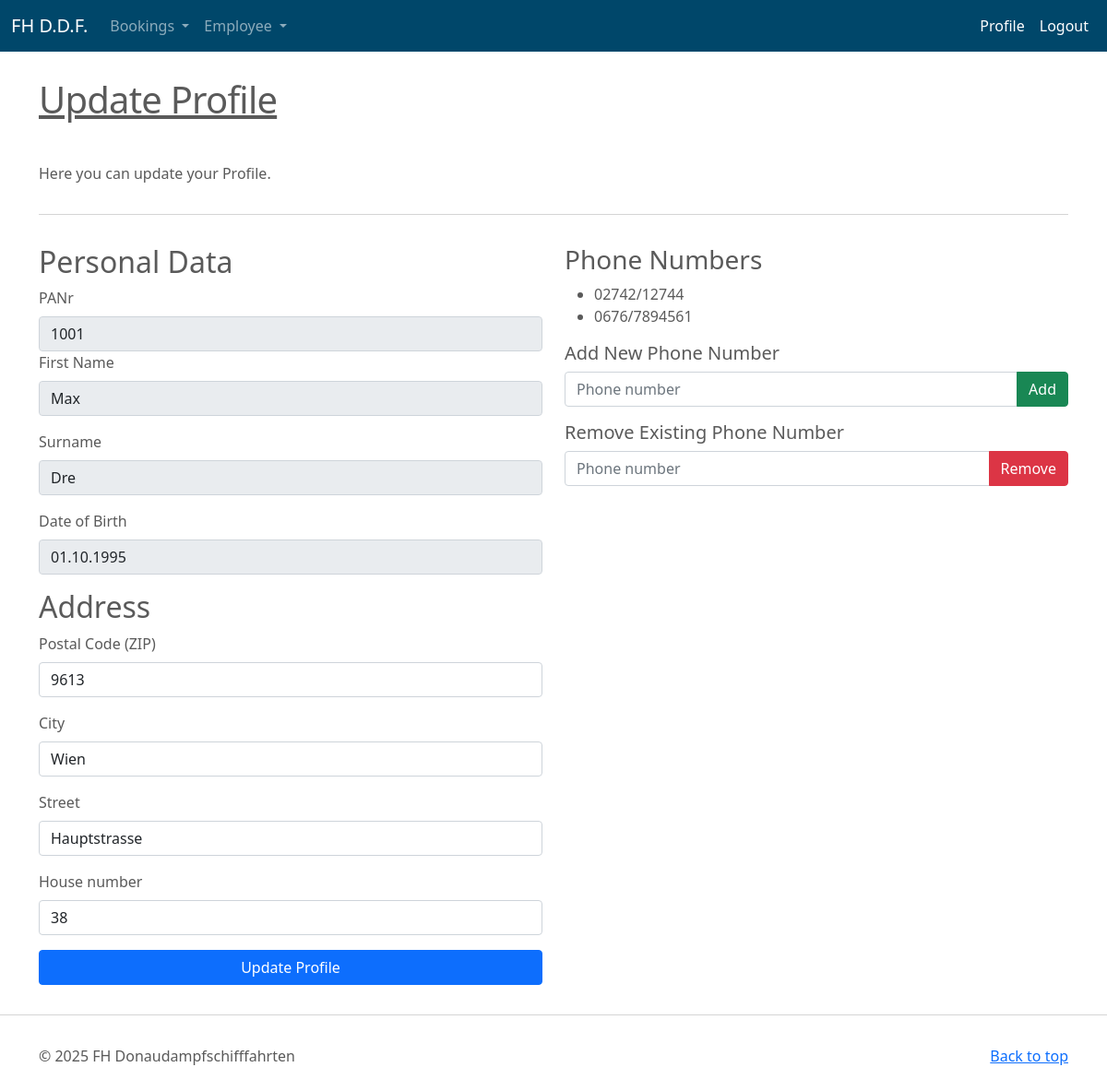
Before: /profile_update (signed in) with the older database file.
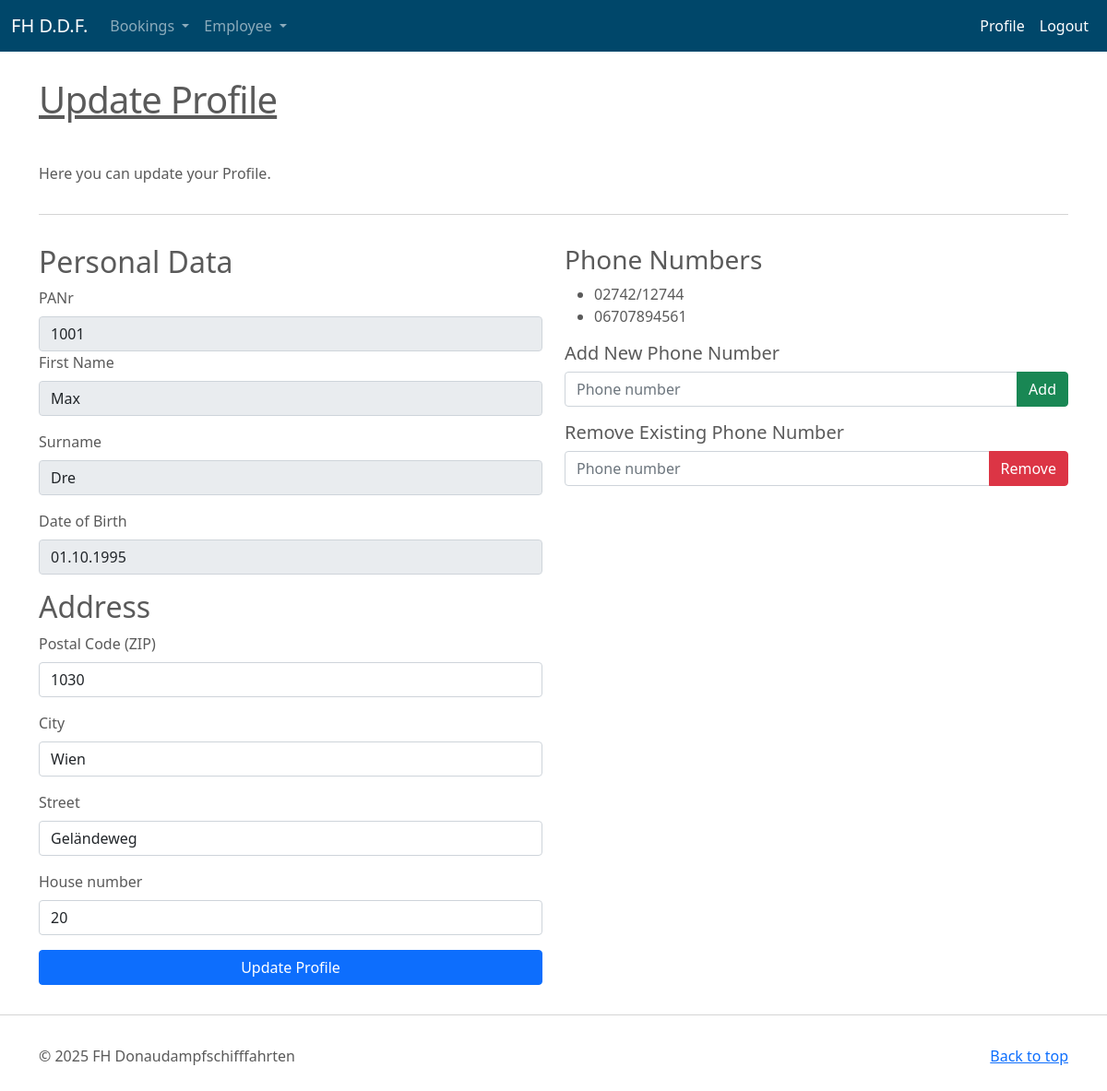
After: the same page with the newer database file.
### tables this page shows
CREATE TABLE "Person" (
    /* hab das auf PANr geaendert da es sonst mit den spaeteren FKs zach wird mit dem zusammengesetzten SVNR + GebDatum*/
    "PANr" NUMBER(4),
    /* es gibt keinen eigenen date type kann als int, text, oder real angegeben werden */ 
    "GebDatum" INTEGER,
    "Vorname" TEXT(50),
    "Nachname" TEXT(50),
    "PLZ" NUMBER(4),
    "Ort" TEXT(50),
    "Strasse" TEXT(50),
    "Hausnummer" NUMBER(4),
    CONSTRAINT pk_Person PRIMARY KEY (PANr)
);

CREATE TABLE "Telefonnummer" (
    "TelNummer" TEXT(20),
    "PANr" NUMBER(4),
    CONSTRAINT pk_Telefonnummer PRIMARY KEY (PANr, TelNummer),
    CONSTRAINT fk_Telefonnummer_Person FOREIGN KEY (PANr) REFERENCES Person (PANr)
        ON DELETE CASCADE
);

### flask_auu/profile.py (the view, shortened to what this page needs)
@bp.route('/profile_update', methods = ("GET", "POST"))
@login_required
def profile_update():
    db = get_db()
    user_data = db.execute(
    "SELECT VORNAME, NACHNAME, strftime('%d.%m.%Y', GebDatum) as GebDatum, PLZ, ORT, STRASSE, Hausnummer FROM PERSON WHERE PANR = ?",
    (g.user['username'],)
    ).fetchone()
    tel_data = db.execute(
    "SELECT Telnummer From Telefonnummer WHERE PANR = ?",
    (g.user['username'],)
    ).fetchall()
    return render_template('profile/profile_update.html', user_data=user_data, tel_data=tel_data)

### flask_auu/auth.py (called while the page is built)
@bp.before_app_request
def load_logged_in_user():
    user_id = session.get('user_id')
    if session.get('history') is None:
        session['history'] = "Usage history since last login:\n"
    if user_id is None:
        g.user = None
    else:
        g.user = get_db().execute(
            'SELECT * FROM user WHERE id = ?', (user_id,)
        ).fetchone()

def login_required(view):
    @functools.wraps(view)
    def wrapped_view(**kwargs):
        if g.user is None:
            return redirect(url_for('auth.login'))
        return view(**kwargs)
    return wrapped_view

### flask_auu/db.py (called while the page is built)
def get_db():
        print('get_db(): before db is accessed...', flush=True)
        if 'db' not in g:
            g.db = sqlite3.connect(
                current_app.config['DATABASE'],
                detect_types=sqlite3.PARSE_DECLTYPES
            )
            g.db.row_factory = sqlite3.Row
        return g.db

### flask_auu/templates/profile/profile_update.html
{% extends 'base.html' %}
{% block content %}
<div class="container marketing">
    <div class="signpost"><h1>Update Profile</h1></div>
    <p>Here you can update your Profile.</p>
    <hr class="featurette-divider">
    <div class="row">
        <div class="col-md-6">
            <form method="post" name="update_profile" class="needs-validation" novalidate>
                <h2>Personal Data</h2>
                <div class="form-group">
                    <label for="username" class="form-label">PANr</label>
                    <input type="text" class="form-control" id="username" name="username" value="{{ g.user['username'] }}" readonly>
                </div>
                <div class="mb-3">
                    <label for="name" class="form-label">First Name</label>
                    <input type="text" class="form-control" id="name" name="name" value="{{ user_data['VORNAME'] }}" readonly>
                </div>
                <div class="mb-3">
                    <label for="surname" class="form-label">Surname</label>
                    <input type="text" class="form-control" id="surname" name="surname" value="{{ user_data['NACHNAME']}}" readonly>
                </div>
                <div class="mb-3">
                    <label for="dob" class="form-label">Date of Birth</label>
                    <input type="text" class="form-control" id="dob" name="date_of_birth" value="{{ user_data['GebDatum'] }}" readonly>
                </div>
                <h2>Address</h2>
                <div class="mb-3">
                    <label for="plz" class="form-label">Postal Code (ZIP)</label>
                    <input type="text" class="form-control" id="plz" name="plz" value="{{ user_data['PLZ'] }}" required>
                </div>
                <div class="mb-3">
                    <label for="ort" class="form-label">City</label>
                    <input type="text" class="form-control" id="ort" name="ort" value="{{ user_data['ORT'] }}" required>
                </div>
                <div class="mb-3">
                    <label for="street" class="form-label">Street</label>
                    <input type="text" class="form-control" id="street" name="street" value="{{ user_data['STRASSE'] }}" required>
                </div>
                <div class="mb-3">
                    <label for="hausnummer" class="form-label">House number</label>
                    <input type="text" class="form-control" id="hausnummer" name="hausnummer" value="{{ user_data['Hausnummer'] }}" required>
                </div>
                <div class="d-grid">
                    <button type="submit" class="btn btn-primary">Update Profile</button>
                </div>
            </form>
        </div>
        <div class="col-md-6">
            <h3>Phone Numbers</h3>
            <ul>
                {% for tels in tel_data %}
                    <li>{{ tels['TELNUMMER'] }}</li>
                {% endfor %}
            </ul>
            <h5>Add New Phone Number</h5>
            <form method="post" name="add_phonenr">
                <div class="input-group mb-3">
                    <input type="text" class="form-control" name="add_phonenr" placeholder="Phone number" required>
                    <button type="submit" class="btn btn-success">Add</button>
                </div>
            </form>
            <h5>Remove Existing Phone Number</h5>
            <form method="post" name="remove_phonenr">
                <div class="input-group mb-3">
                    <input type="text" class="form-control" name="remove_phonenr" placeholder="Phone number" required>
                    <button type="submit" class="btn btn-danger">Remove</button>
                </div>
            </form>
        </div>
    </div>
</div>
{% endblock %}

Changed rows visible on the page:
removed Telefonnummer: TELNUMMER "0676/7894561"
changed Person "Max": plz "9613" → "1030"; street "Hauptstrasse" → "Geländeweg"; hausnummer "38" → "20"
added Telefonnummer: TELNUMMER "06707894561"
